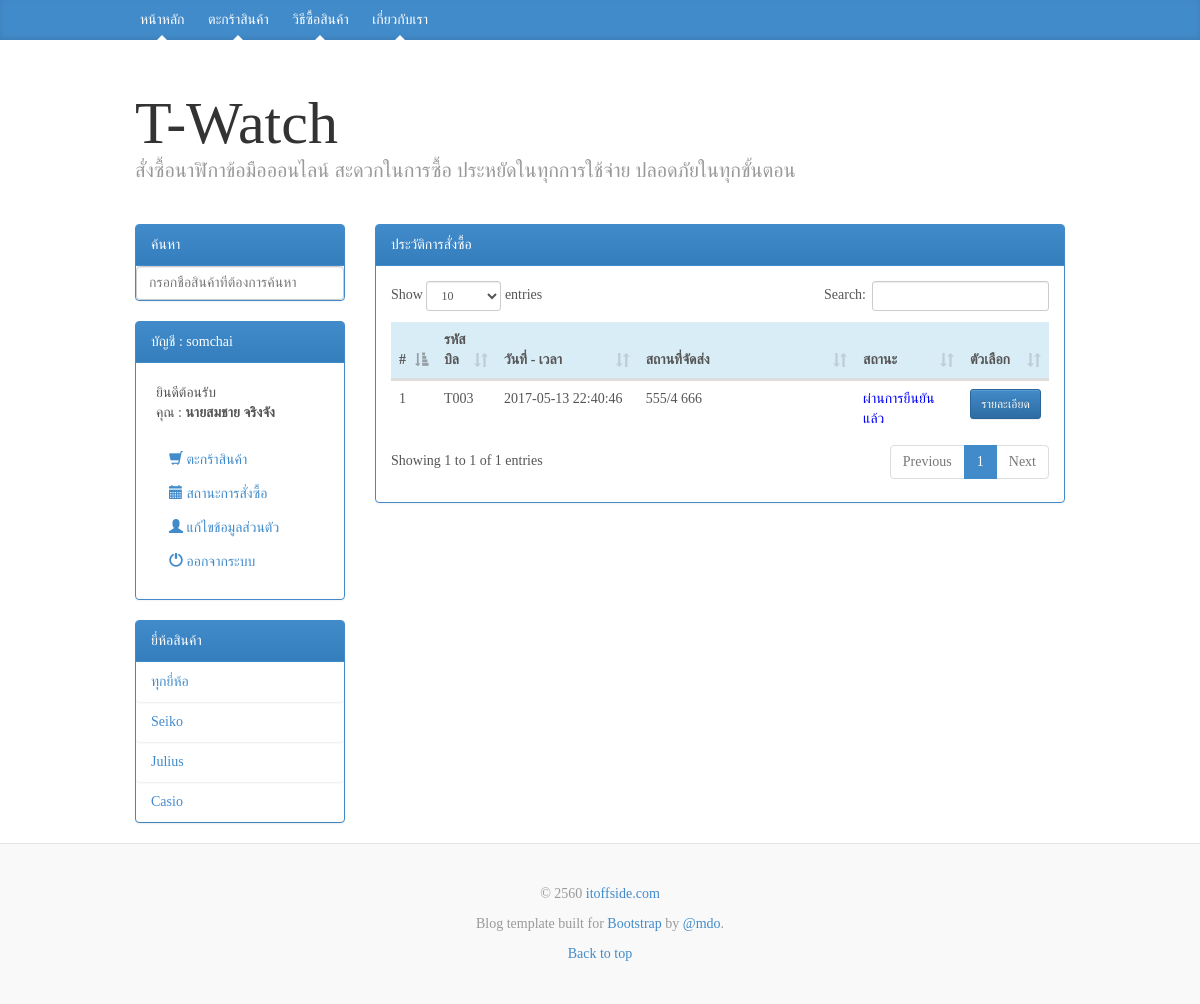
The page /history/order/1 (signed in) on the database its author committed.
### tables this page shows
CREATE TABLE `brand` (
  `brand_id` int(11) NOT NULL,
  `brand_name` varchar(100) NOT NULL
);

CREATE TABLE `order_detail` (
  `order_detail_id` int(11) NOT NULL,
  `order_detail_date` datetime NOT NULL,
  `order_detail_user` int(11) NOT NULL,
  `order_detail_address` varchar(500) NOT NULL,
  `order_detail_pic` varchar(100) NOT NULL DEFAULT 'unaccept.png',
  `order_detail_status` int(11) NOT NULL DEFAULT '1'
);

### application/controllers/history.php (called while the page is built, shortened)
<?php
class history extends CI_Controller {
  public function LoadPage($value){
    $data = $value['Result'];
    $this->load->view('template/header', $data);
    $this->load->view($value['View']);
    $this->load->view('template/footer');
  }
  public function order()
  {
    $id['user_id'] = $this->uri->segment(3);
    $order_detail = $this->order_model->Get_Order_Detail($id);
    $Brand = $this->homepage_model->Get_Brand();
    $value = array(
      'Result' => array(
        'brand' => $Brand,
        'order_detail' => $order_detail,
      ),
      'View' => 'homepage/history',
    );
    $this->LoadPage($value);
  }
}

### index.php (called while the page is built, shortened)
<?php
require_once BASEPATH.'core/CodeIgniter.php';

### application/models/homepage_model.php (called while the page is built, shortened)
<?php
class homepage_model extends CI_Model {
    public function Get_Brand()
    {
      $data = $this->db->order_by('brand_id','DESC')->get('brand')->result_array();
      return $data;
    }
}

### application/models/order_model.php (called while the page is built, shortened)
<?php
class order_model extends CI_Model {
  public function Get_Order_Detail($id)
  {
    $data = $this->db
    ->where('order_detail_user',$id['user_id'])
    ->get('order_detail')
    ->result_array();
    return $data;
  }
}

### application/views/homepage/history.php (the view)
<div class="col-sm-9">
  <div class="panel panel-primary">
    <div class="panel-heading">ประวัติการสั่งซื้อ</div>
    <div class="panel-body">
      <div class="row">
        <div class="col-sm-12 col-md-12">
        <table class="table table-hover" id="table">
          <thead>
            <tr class="info">
              <th>#</th>
              <th>รหัสบิล</th>
              <th width="30%">วันที่ - เวลา</th>
              <th width="50%">สถานที่จัดส่ง</th>
              <th width="20%">สถานะ</th>
              <th>ตัวเลือก</th>
            </tr>
          </thead>
          <tbody>
          <?php $i=1; foreach ($order_detail as $row): ?>
            <tr>
              <td><?php echo $i ?></td>
              <td>T00<?php echo $row['order_detail_id']?></td>
              <td><?php echo $row['order_detail_date']?></td>
              <td><?php echo $row['order_detail_address']?></td>
              <?php if ($row['order_detail_status'] == 1): ?>
                <td style="color:gray;">ยังไม่ยืนยัน</td>
              <?php elseif($row['order_detail_status'] == 2): ?>
                <td style="color:orange;">รอการยืนยัน</td>
              <?php elseif($row['order_detail_status'] == 3): ?>
                <td style="color:blue;">ผ่านการยืนยันแล้ว</td>
              <?php elseif($row['order_detail_status'] == 4): ?>
                <td style="color:blue;">กำลังจัดส่งสินค้า</td>
              <?php elseif($row['order_detail_status'] == 5): ?>
                <td style="color:green;">การสั่งซื้อเสร็จสิ้น</td>
              <?php else: ?>
                <td style="color:red;">ยกเลิกใบสั่งซื้อ</td>
              <?php endif; ?>
              <td align="center">
                <a href="<?php echo SITE_URL('history/detail/'.$row['order_detail_id'])?>" class="btn btn-primary btn-sm">รายละเอียด</a>
              </td>
            </tr>
          <?php $i++; endforeach; ?>
          </tbody>
        </table>
      </div>
    </div>
  </div>
</div>
</div>
</div>

### application/views/template/header.php (shortened to what this page needs)
<!doctype html>
<html language="en">
    <head>
        <link rel="stylesheet" type="text/css" href="<?php echo BASE_URL('assets/bootstrap/css/bootstrap.min.css')?>">
        <link rel="stylesheet" type="text/css" href="<?php echo BASE_URL('assets/bootstrap/css/bootstrap-theme.min.css')?>">
        <link rel="stylesheet" type="text/css" href="<?php echo BASE_URL('assets/css/blog.css')?>">
        <link rel="stylesheet" type="text/css" href="<?php echo BASE_URL('assets/css/dataTables.bootstrap.min.css')?>">
    </head>
    <body>
      <?php if (@$_SESSION['ADMIN'] == ''): ?>
      <div class="blog-masthead">
        <div class="container">
          <nav class="blog-nav">
            <a class="blog-nav-item active" href="<?php echo SITE_URL('Home')?>">หน้าหลัก</a>
            <?php if (@$_SESSION['USER_ID'] != ''): ?>
            <a class="blog-nav-item active" href="<?php echo SITE_URL('cart/order/'.$_SESSION['USER_ID'])?>">ตะกร้าสินค้า</a>
            <?php endif; ?>
            <a class="blog-nav-item active" href="<?php echo SITE_URL('howtopay')?>">วิธีซื้อสินค้า</a>
            <a class="blog-nav-item active" href="<?php echo SITE_URL('abountus')?>">เกี่ยวกับเรา</a>
          </nav>
        </div>
      </div>
    <?php endif; ?>
      <div class="container" style="width:80%;">
            <div class="blog-header">
              <?php if (@$_SESSION['ADMIN'] == ''): ?>
              <h1 class="blog-title">T-Watch</h1>
              <p class="lead blog-description">สั่งซื้อนาฬิกาข้อมือออนไลน์ สะดวกในการซื้อ ประหยัดในทุกการใช้จ่าย ปลอดภัยในทุกขั้นตอน</p>
              <?php endif; ?>
            </div>
            <div class="row">
            <div class="col-sm-3 blog-sidebar">
              <div class="panel panel-primary">
                <div class="panel-heading">ค้นหา</div>
              <?php echo form_open('product/product_find');?>
              <span><input type="text" class="form-control" name="find" placeholder="กรอกชื่อสินค้าที่ต้องการค้นหา" onchange="this.form.submit()" value="<?php echo @$find?>"></span>
              <?php echo form_close();?>
              </div>
              <?php if (@$_SESSION['ADMIN'] != ''): ?>
                <div class="panel panel-success">
                  <div class="panel-heading">เข้าสู่ระบบด้วยรหัส : Admin</div>
                  <table style="margin:20px;">
                    <tr><td>เมนูการจัดการ</td></tr>
                    <tr><td><a href="<?php echo SITE_URL('admin/member')?>" class="btn"><span class="glyphicon glyphicon-user"></span> การจัดการสมาชิก</a></td></tr>
                    <tr><td><a href="<?php echo SITE_URL('admin/product')?>" class="btn"><span class="glyphicon glyphicon-gift"></span> การจัดการสินค้า</a></td></tr>
                    <tr><td><a href="<?php echo SITE_URL('admin/brand')?>" class="btn"><span class="glyphicon glyphicon-tag"></span> การจัดการยี่ห้อ</a></td></tr>
                    <tr><td><a href="<?php echo SITE_URL('admin/order')?>" class="btn"><span class="glyphicon glyphicon-inbox"></span> ใบสั่งซื้อ</a></td></tr>
                    <tr><td><a href="<?php echo SITE_URL('Home/logout')?>" class="btn"><span class="glyphicon glyphicon-off"></span> ออกจากระบบ</a></td></tr>
                  </table>
                </div>
              <?php elseif (@$_SESSION['USER_ID'] != ''): ?>
                <div class="panel panel-primary">
                  <div class="panel-heading">บัญชี : <?php echo @$_SESSION['USER_NAME']?></div>
                  <table style="margin:20px;">
                    <tr><td>ยินดีต้อนรับ</td></tr>
                    <tr><td>คุณ : <b><?php echo @$_SESSION['FNAME']." ".@$_SESSION['LNAME']?></b></td></tr>
                    <tr><td>&nbsp;</td></tr>
                    <tr><td><a href="<?php echo SITE_URL('cart/order/'.$_SESSION['USER_ID'])?>" class="btn"><span class="glyphicon glyphicon-shopping-cart"></span> ตะกร้าสินค้า</a></td></tr>
                    <tr><td><a href="<?php echo SITE_URL('history/order/'.$_SESSION['USER_ID'])?>" class="btn"><span class="glyphicon glyphicon-calendar"></span> สถานะการสั่งซื้อ</a></td></tr>
                    <tr><td>
                      <a href="" data-toggle="modal" data-target="#Edit" class="btn"><span class="glyphicon glyphicon-user"></span> แก้ไขข้อมูลส่วนตัว</a></td></tr>
                    <tr><td><a href="<?php echo SITE_URL('Home/logout')?>" class="btn"><span class="glyphicon glyphicon-off"></span> ออกจากระบบ</a></td></tr>
                  </table>
                </div>
            <?php endif; ?>
            <?php if (@$_SESSION['ADMIN'] == ''): ?>
              <div class="panel panel-primary">
                <div class="panel-heading">ยี่ห้อสินค้า</div>
                <ul class="list-group">
                  <li class="list-block"><a href="<?php echo SITE_URL('home')?>">ทุกยี่ห้อ</a></li>
                </ul>
                <?php foreach ($brand as $row): ?>
                <ul class="list-group">
                  <li class="list-block"><a href="<?php echo SITE_URL('product/brand/'.$row['brand_id'])?>"><?php echo $row['brand_name'] ?></a></li>
                </ul>
              <?php endforeach; ?>
              </div>
            <?php endif; ?>
            </div>

### assets/css/blog.css (style rules this page uses)
body { font-family: "Tahoma", Times, serif; color: #555; font-size: 14px; }
h1, .h1, h2, .h2, h3, .h3, h4, .h4, h5, .h5, h6, .h6 { margin-top: 0; font-family: "Times New Roman", Times, serif; font-weight: normal; color: #333; }
@media (min-width: 1200px) { .container { width: 970px; } }
.blog-masthead { background-color: #428bca; -webkit-box-shadow: inset 0 -2px 5px rgba(0,0,0,.1); box-shadow: inset 0 -2px 5px rgba(0,0,0,.1); }
.blog-nav-item { position: relative; display: inline-block; padding: 10px; font-weight: 500; color: #cdddeb; }
.blog-nav .active { color: #fff; }
.blog-nav .active:after { position: absolute; bottom: 0; left: 50%; width: 0; height: 0; margin-left: -5px; vertical-align: middle; content: " "; border-right: 5px solid transparent; border-bottom: 5px solid; border-left: 5px solid transparent; }
.blog-header { padding-top: 20px; padding-bottom: 20px; }
.blog-title { margin-top: 30px; margin-bottom: 0; font-size: 60px; font-weight: normal; }
.blog-description { font-size: 20px; color: #999; }
li.list-block { display: block; position: relative; }
li.list-block a { display: block; position: relative; padding: 10px 15px; }

### rows shown on the page
brand: brand_name "Seiko"
brand: brand_name "Julius"
brand: brand_name "Casio"
order_detail: order_detail_id "3", order_detail_date "2017-05-13 22:40:46", order_detail_address "555/4 666", order_detail_status "ผ่านการยืนยันแล้ว"
